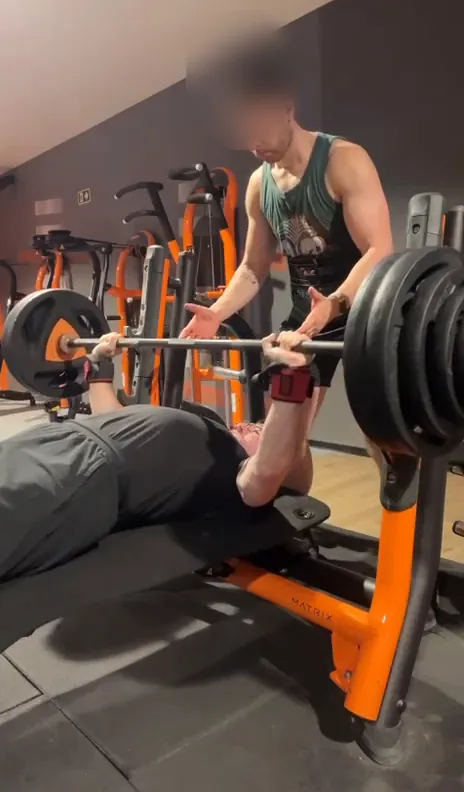
#> input picture assets/lessons/bench_paul_spotter.webp, 464 x 792 px, given in place of paul_smiling_glasses.jpg, which was not available
$ python build_cutouts.py ../assets/lessons
#> lines starting #> are read from the running program, lines starting #| are printed output that depends on the picture; after the words box and inside, x2 and y2 are one past the last pixel; in counts of white or black regions, pixels touching at a corner belong together; pictures that were not available may be replaced by others from this repository, and a replacement may not be noted
"""
Paulino character kit: photographic cut-outs of Paul.

Development tool, never deployed. It reads Paul's ORIGINAL photos from a local
folder (they are kept out of the repository because some show bystanders) and
writes transparent WebP cut-outs into assets/paulino/.

Conventional image processing only (Pillow): crop, polygon mask, white
"scissor-cut" paper edge. No AI, no generated pixels, no facial edits.
The outlines below were placed by hand, point by point, around Paul only, so
other people in the original photos never end up in the published files.

    python tools/build_cutouts.py <folder with paul_*.jpg originals>
"""
import sys
from pathlib import Path
from PIL import Image, ImageDraw, ImageFilter

OUT = Path(__file__).resolve().parent.parent / "assets" / "paulino"

# Hand-placed scissor outlines, in pixel coordinates of the 720×1560 originals.
CUTS = {
    # Head with glasses and beard, big smile (crowd behind him excluded).
    "paul_head_smiling": ("paul_smiling_glasses.jpg", [
        (150, 330), (200, 228), (300, 176), (420, 168), (508, 214), (572, 300), (610, 410), (612, 500),
        (648, 578), (648, 682), (604, 752), (560, 762), (520, 832), (452, 892), (360, 928), (258, 918),
        (178, 862), (118, 772), (98, 690), (84, 562), (72, 458), (104, 398)]),
    # Close-up, direct look (the neighbour's cheek on the left edge is excluded).
    "paul_head_direct": ("paul_playful_closeup.jpg", [
        (62, 250), (112, 118), (222, 38), (362, 16), (482, 58), (572, 148), (612, 268), (602, 380),
        (566, 470), (562, 582), (522, 662), (472, 762), (402, 862), (300, 924), (190, 936), (104, 902),
        (64, 832), (58, 700), (56, 560), (58, 420)]),
    # Calm half-smile by the sea (people on both sides excluded).
    "paul_head_calm": ("paul_relaxed_seaside.jpg", [
        (202, 420), (252, 298), (362, 224), (482, 204), (602, 240), (690, 322), (716, 420), (716, 560),
        (700, 682), (660, 782), (600, 872), (520, 932), (430, 956), (330, 930), (270, 862), (240, 762),
        (214, 682), (172, 600), (162, 560), (190, 480)]),
    # Whole figure outdoors: head, shoulder, arm and hand (backpack and fence excluded).
    "paul_figure_outdoor": ("paul_outdoor_athletic.jpg", [
        (228, 602), (258, 550), (330, 530), (400, 560), (432, 640), (432, 712), (412, 762), (398, 822),
        (442, 862), (522, 892), (592, 952), (632, 1052), (646, 1182), (640, 1302), (600, 1382), (520, 1402),
        (420, 1384), (330, 1352), (280, 1342), (230, 1332), (130, 1322), (40, 1262), (6, 1222), (40, 1190),
        (150, 1184), (216, 1200), (236, 1100), (246, 1000), (270, 940), (300, 882), (300, 842), (250, 802),
        (224, 742), (214, 670)]),
    # Same photo, neck down: the body for the big-head photomontage.
    "paul_body_outdoor": ("paul_outdoor_athletic.jpg", [
        (300, 842), (330, 852), (398, 836), (442, 862), (522, 892), (592, 952), (632, 1052), (646, 1182),
        (640, 1302), (600, 1382), (520, 1402), (420, 1384), (330, 1352), (280, 1342), (230, 1332), (130, 1322),
        (40, 1262), (6, 1222), (40, 1190), (150, 1184), (216, 1200), (236, 1100), (246, 1000), (270, 940)]),
}

# Second photo set (paulino_media_web_ready, WebP). Points were read off a
# preview at 0.5625× scale, so they are scaled back up here.
def _up(points, k=1 / 0.5625):
    return [(round(x * k), round(y * k)) for x, y in points]

_FLEX_BEACH = [(242, 296), (262, 291), (279, 298), (281, 318), (276, 334), (286, 360), (300, 380), (318, 378), (338, 372),
               (340, 345), (335, 322), (345, 300), (365, 286), (388, 294), (395, 320), (392, 345), (392, 372), (412, 378),
               (432, 376), (452, 355), (462, 330), (458, 304), (472, 290), (492, 293), (500, 308), (502, 335), (500, 372),
               (492, 400), (470, 415), (440, 420), (428, 432), (422, 470), (418, 520), (434, 562), (298, 562), (315, 520),
               (308, 470), (302, 432), (280, 425), (250, 420), (225, 410), (218, 385), (222, 350), (232, 325), (238, 305)]
CUTS.update({
    # Double-biceps on the beach, sunglasses: the hero body (bystander's arm on the right excluded).
    "paul_flex_beach": ("paul_01.webp", _up(_FLEX_BEACH)),
    # Same pose, neck down, so the big glasses head can sit on top (photomontage).
    "paul_flex_beach_body": ("paul_01.webp", _up([(242, 296), (262, 291), (279, 298), (281, 318), (276, 334), (286, 360),
        (300, 380), (330, 384), (365, 392), (400, 386), (432, 376), (452, 355), (462, 330), (458, 304), (472, 290), (492, 293),
        (500, 308), (502, 335), (500, 372), (492, 400), (470, 415), (440, 420), (428, 432), (422, 470), (418, 520), (434, 562),
        (298, 562), (315, 520), (308, 470), (302, 432), (280, 425), (250, 420), (225, 410), (218, 385), (222, 350), (232, 325), (238, 305)])),
    # Gym flex with a big grin (friend and their hand excluded: cut above the hand).
    "paul_flex_gym": ("paul_04.webp", _up([(165, 118), (195, 113), (215, 125), (222, 140), (212, 160), (195, 168), (205, 190),
        (225, 205), (260, 200), (305, 190), (320, 170), (315, 130), (322, 90), (345, 65), (380, 62), (402, 80), (408, 110),
        (405, 150), (395, 180), (385, 200), (420, 210), (440, 225), (445, 252), (380, 255), (300, 256), (240, 258), (200, 268),
        (150, 278), (118, 268), (108, 240), (118, 200), (140, 165), (155, 135)])),
    # Close-up, unimpressed stare (cut above the choker).
    "paul_head_stare": ("paul_07.webp", _up([(232, 240), (262, 160), (330, 120), (400, 115), (470, 140), (515, 195), (525, 260),
        (528, 318), (538, 345), (535, 380), (530, 430), (510, 470), (500, 520), (470, 580), (420, 615), (370, 622), (310, 605),
        (268, 560), (245, 500), (232, 440), (222, 395), (212, 362), (206, 338), (212, 315), (225, 290)], 1 / 0.5628)),
    # Mid-sentence, eyebrows up: "how many grams of protein?!"
    "paul_head_talking": ("paul_08.webp", _up([(272, 175), (285, 135), (320, 113), (355, 118), (379, 146), (384, 190), (378, 226),
        (362, 262), (336, 283), (310, 288), (289, 272), (275, 242), (267, 205)])),
})

EDGE = 9        # white paper border around the cut, px (in output size)
MAX_SIDE = 560  # output size: enough for 2× on phones


def cut(src: Path, poly, name):
#> called with name = 'paul_head_smiling'
    im = Image.open(src).convert("RGB")
#> im is the input picture: PIL image 464x792 RGB; mean R, G, B 99.3, 79.5, 68.8
    xs, ys = [p[0] for p in poly], [p[1] for p in poly]
    pad = 24
    box = (max(0, min(xs) - pad), max(0, min(ys) - pad), min(im.width, max(xs) + pad), min(im.height, max(ys) + pad))
#> box = (48, 144, 464, 792)
    im = im.crop(box)
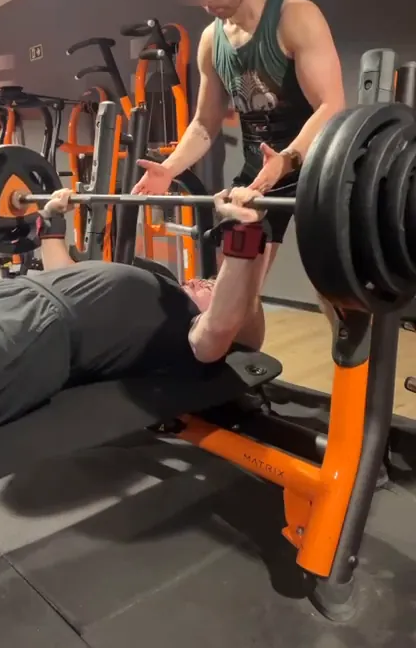
#> im: PIL image 416x648 RGB; mean R, G, B 93.9, 73.1, 61
    poly = [(x - box[0], y - box[1]) for x, y in poly]
    scale = min(1.0, MAX_SIDE / max(im.size))
#> scale = 0.864
    if scale < 1:
        im = im.resize((round(im.width * scale), round(im.height * scale)), Image.LANCZOS)
#> im: PIL image 360x560 RGB
        poly = [(x * scale, y * scale) for x, y in poly]
    # 4× supersampled mask for clean (but still scissor-like) edges
    s = 4
    big = Image.new("L", (im.width * s, im.height * s), 0)
#> big: PIL image 1440x2240 L; every value is 0
    ImageDraw.Draw(big).polygon([(x * s, y * s) for x, y in poly], fill=255)
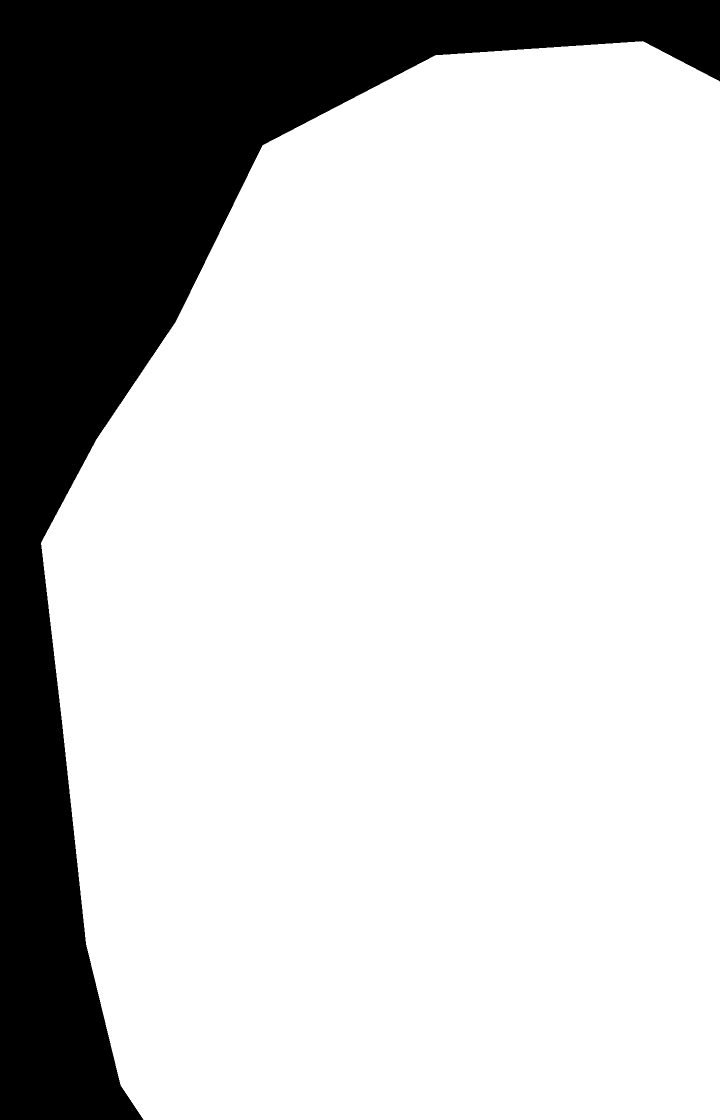
#> big: PIL image 1440x2240 L (shown at 1/2 size); 78.1% white; 1 black region, box (x1, y1, x2, y2) and area: (0, 0, 1440, 2240) 707271
    mask = big.resize(im.size, Image.LANCZOS)
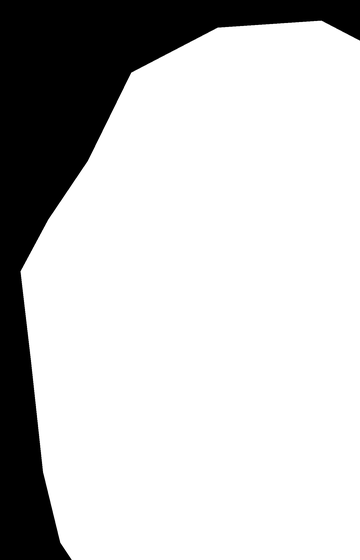
#> mask: PIL image 360x560 L; min 0, max 255, mean 199.1
    edge = mask.filter(ImageFilter.MaxFilter(EDGE * 2 + 1))
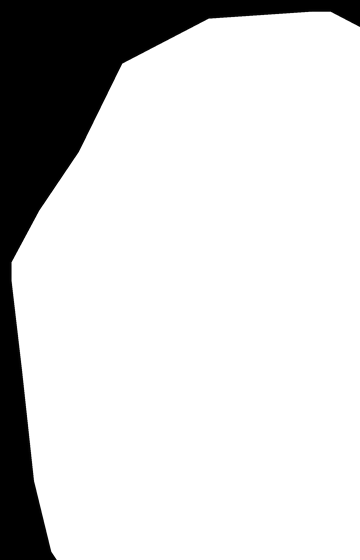
#> edge: PIL image 360x560 L; min 0, max 255, mean 210
    out = Image.new("RGBA", im.size, (0, 0, 0, 0))
#> out: PIL image 360x560 RGBA; every value is 0
    out.paste(Image.new("RGBA", im.size, (255, 253, 246, 255)), (0, 0), edge)   # paper edge
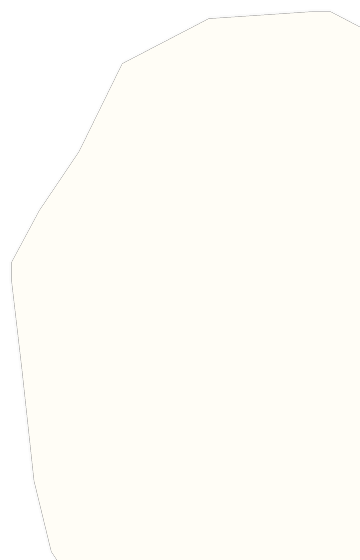
#> out: PIL image 360x560 RGBA; mean R, G, B, A 210, 208.3, 202.6, 210; transparent parts drawn white
    out.paste(im.convert("RGBA"), (0, 0), mask)
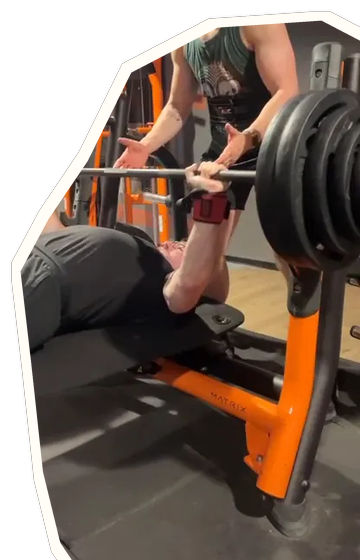
#> out: PIL image 360x560 RGBA; mean R, G, B, A 82.5, 65.9, 55.3, 210; transparent parts drawn white
    bbox = out.getbbox()
#> bbox = (9, 9, 360, 560)
    out = out.crop(bbox)
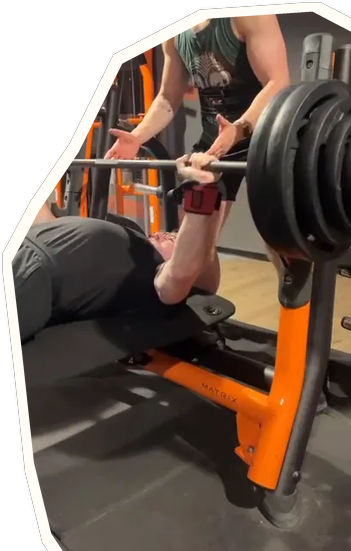
#> out: PIL image 351x551 RGBA; mean R, G, B, A 86, 68.7, 57.7, 218.9; transparent parts drawn white
    OUT.mkdir(parents=True, exist_ok=True)
    dst = OUT / f"{name}.webp"
    out.save(dst, "WEBP", quality=82, method=6)
    return dst, out.size


def main():
    if len(sys.argv) != 2:
        sys.exit(__doc__)
    folder = Path(sys.argv[1])
    for name, (file, poly) in CUTS.items():
        dst, size = cut(folder / file, poly, name)
#> size = (351, 551)
#> (the run stopped early here; a loop or call above may not have finished)

$ run again, on assets/lessons/deadlift_paul_lockout.webp
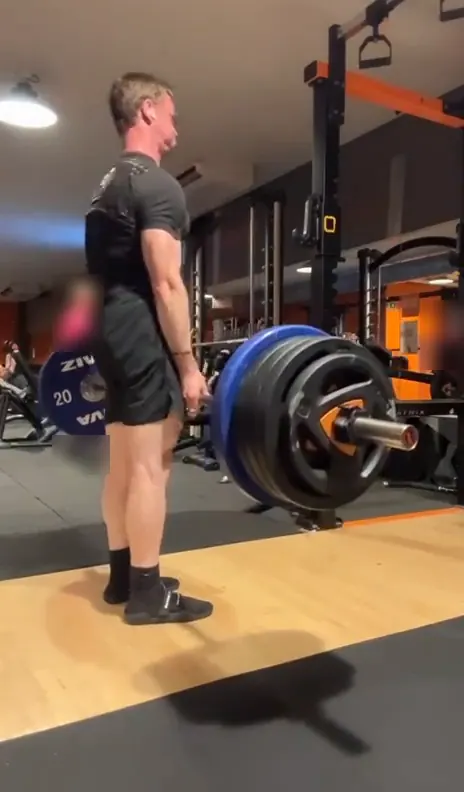
#> input picture assets/lessons/deadlift_paul_lockout.webp, 464 x 792 px, given in place of paul_smiling_glasses.jpg, which was not available
#> in cut, im is the input picture: PIL image 464x792 RGB; mean R, G, B 114.2, 93.3, 77.6
#> in cut, `out.paste(im.convert("RGBA"), (0, 0), mask)`:
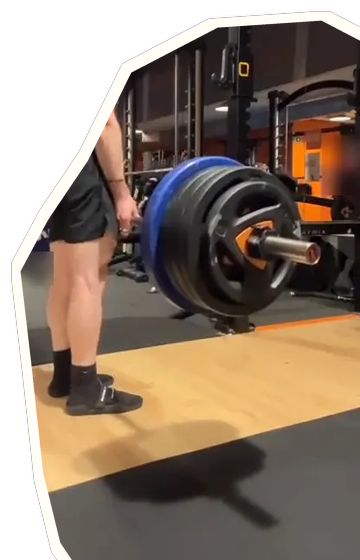
#> out: PIL image 360x560 RGBA; mean R, G, B, A 97, 80.6, 66.3, 210; transparent parts drawn white
#> bbox = (9, 9, 360, 560)
#> in cut, `out = out.crop(bbox)`:
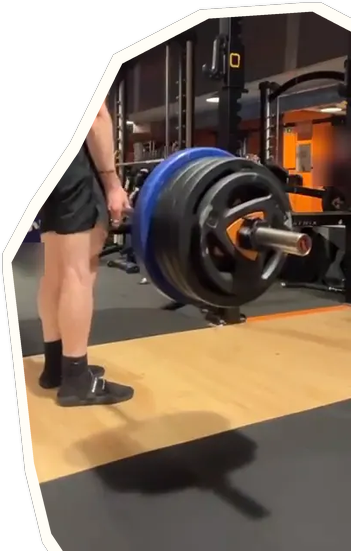
#> out: PIL image 351x551 RGBA; mean R, G, B, A 101.1, 84, 69.1, 218.9; transparent parts drawn white

$ run again, on assets/lessons/deadlift_paul_pull.webp
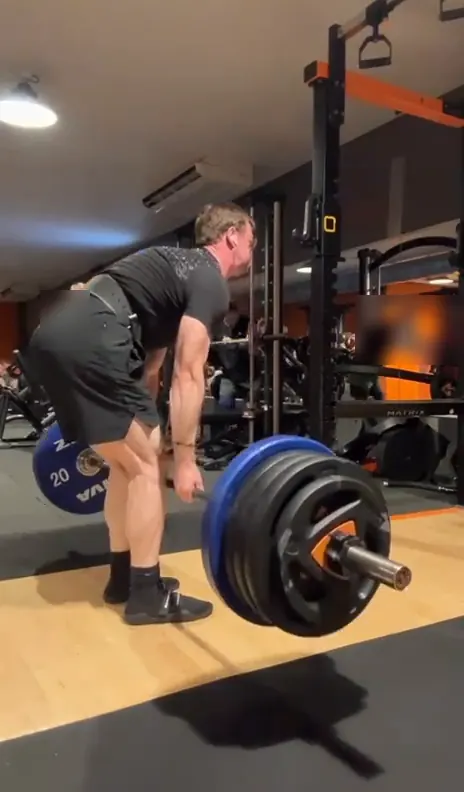
#> input picture assets/lessons/deadlift_paul_pull.webp, 464 x 792 px, given in place of paul_smiling_glasses.jpg, which was not available
#> in cut, im is the input picture: PIL image 464x792 RGB; mean R, G, B 102.2, 84.3, 71.7
#> in cut, `out.paste(im.convert("RGBA"), (0, 0), mask)`:
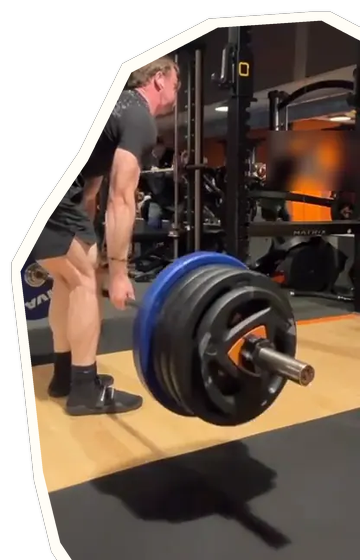
#> out: PIL image 360x560 RGBA; mean R, G, B, A 83.9, 69.3, 59.4, 210; transparent parts drawn white
#> bbox = (9, 9, 360, 560)
#> in cut, `out = out.crop(bbox)`:
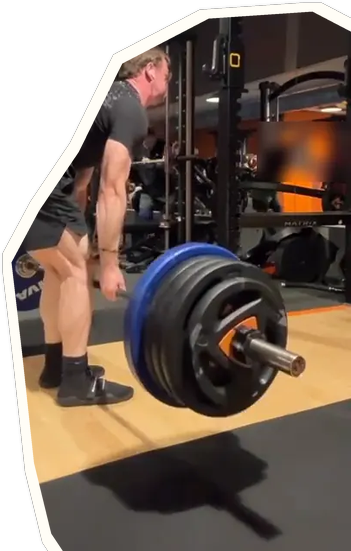
#> out: PIL image 351x551 RGBA; mean R, G, B, A 87.5, 72.2, 61.9, 218.9; transparent parts drawn white
